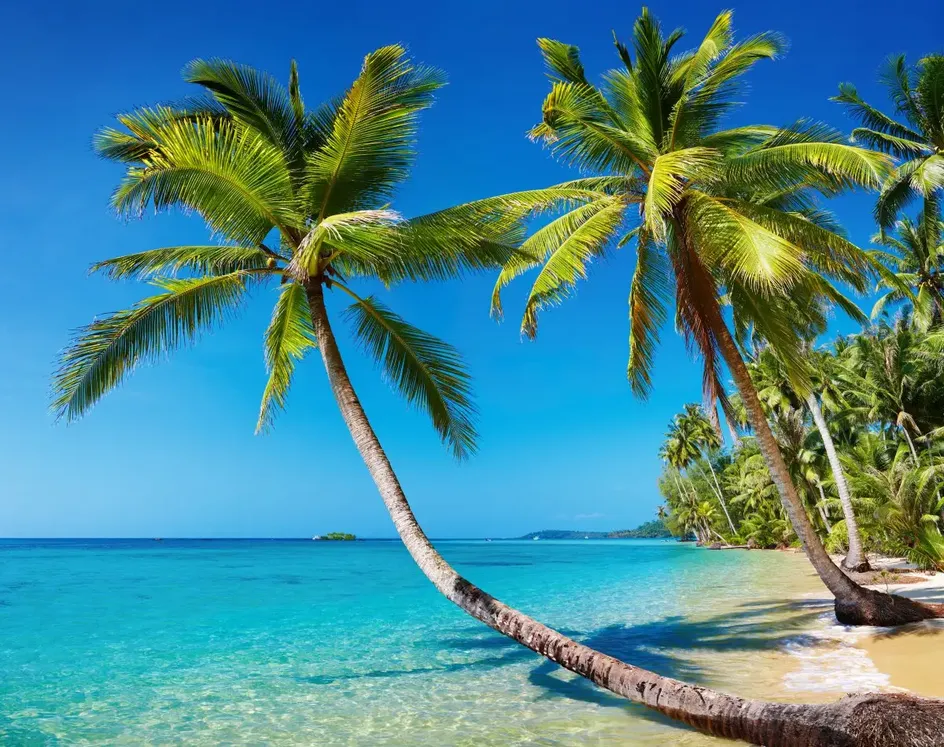
#> input picture 1.webp, 944 x 747 px, shrunk from 1200 x 950 before the run
$ python gamma.py
#> lines starting #> are read from the running program, lines starting #| are printed output that depends on the picture
import cv2
import numpy as np
import matplotlib.pyplot as plt
import math


def gamma(x)->int:
    return 255*math.pow(x/255,5)


img_cv   = cv2.imread('1.webp')
#> img_cv is the input picture: shape (747, 944, 3); mean B, G, R 147.8, 136.1, 72.2
print("img_cv:",img_cv.shape)
#| img_cv: (747, 944, 3)

gray=cv2.cvtColor(img_cv,cv2.COLOR_BGR2GRAY)
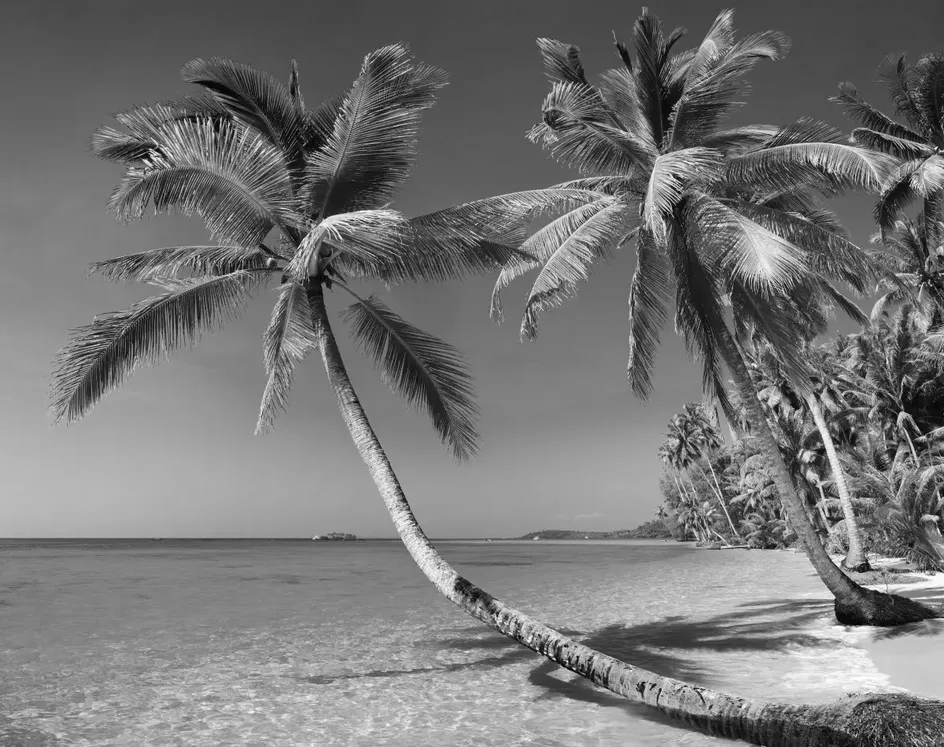
#> gray: shape (747, 944); min 0, max 255, mean 118.3
print("gray:",gray.shape)
#| gray: (747, 944)

img_gammaed = np.zeros((len(gray),len(gray[0])),dtype='uint8')
#> img_gammaed: shape (747, 944); every value is 0
print("img_gammaed:",img_gammaed.shape)
#| img_gammaed: (747, 944)

for i in range(len(gray)):
    for ii in range(len(gray[0])):
        img_gammaed[i][ii] = gamma(gray[i][ii])
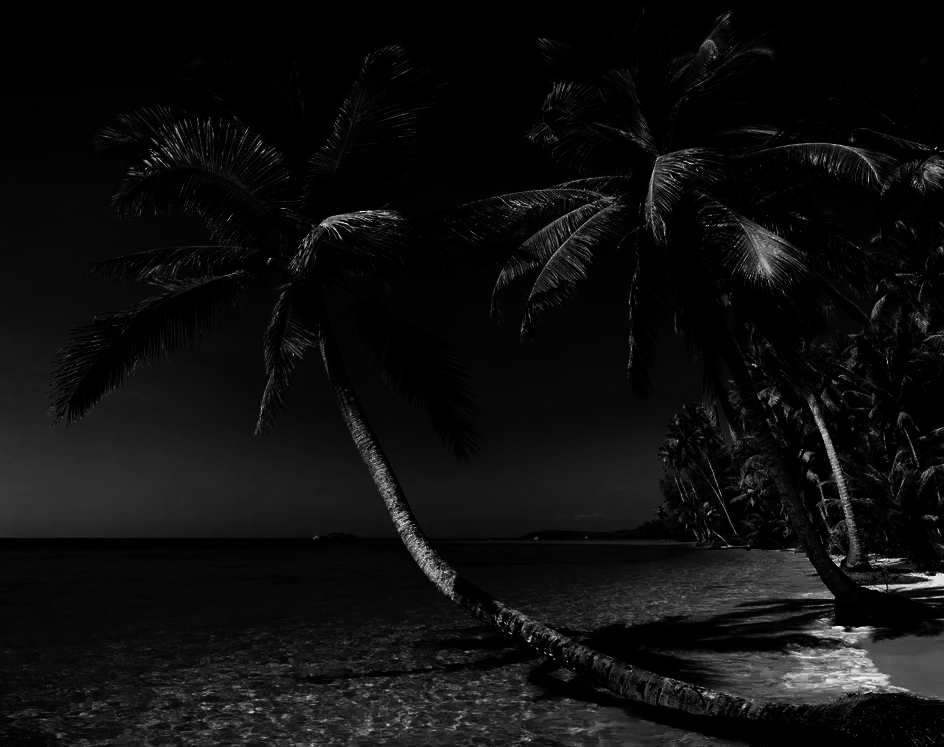
#> img_gammaed: shape (747, 944); min 0, max 255, mean 14.7


index = [i for i in range(256)]
#> index = 256 values from 0 to 255
count = [0 for i in range(256)]
#> count = 256 values from 0 to 0
for i in img_gammaed:
    for ii in i:
        count[ii] += 1
#> after the loop, count = 256 values, max 194720 at index 0, min 0 at index 40, mean 2754.6

print(count)
#> (printed output is left out)

plt.plot(index,count)
plt.show()
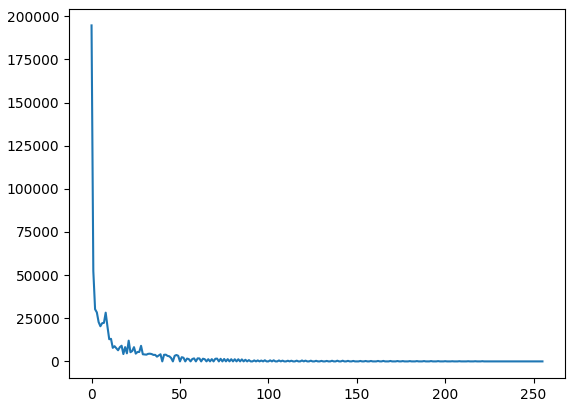
#> figure drawn by matplotlib, 1 panel; curve peaks at x = 0, y = 194720

cv2.imwrite('gamma.jpg',img_gammaed)

index = [i for i in range(256)]
count = [0 for i in range(256)]
#> count = 256 values from 0 to 0
for i in range(256):
    count[i] = gamma(i)
#> after the loop, count = 256 values from 0 to 255


plt.plot(index,count)
plt.show()
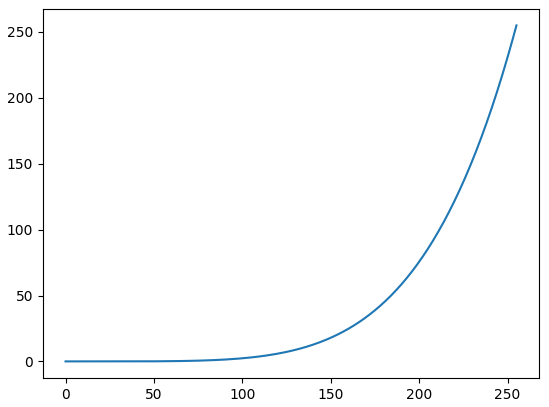
#> figure drawn by matplotlib, 1 panel; curve peaks at x = 255, y = 255

$ run again, with fft_shift.jpg saved as 1.webp
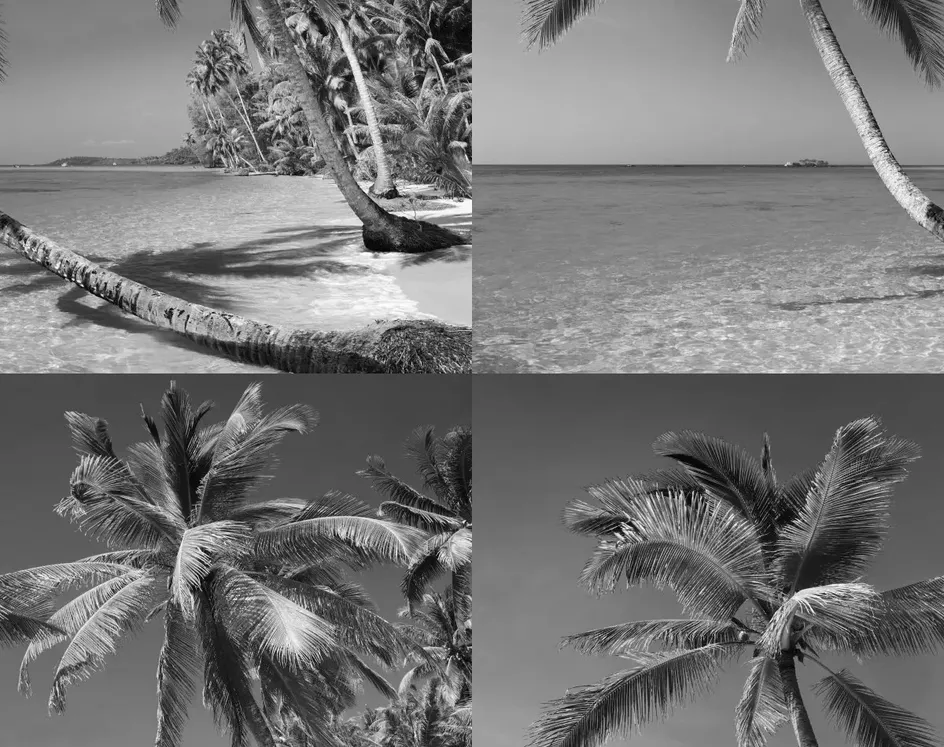
#> input picture fft_shift.jpg, 944 x 747 px, shrunk from 1200 x 950 before the run
#> img_cv is the input picture: shape (747, 944, 3); mean B, G, R 118.3, 118.3, 118.3
#| img_cv: (747, 944, 3)
#| gray: (747, 944)
#| img_gammaed: (747, 944)
#> after the loop `for i in range(len(gray)):`:
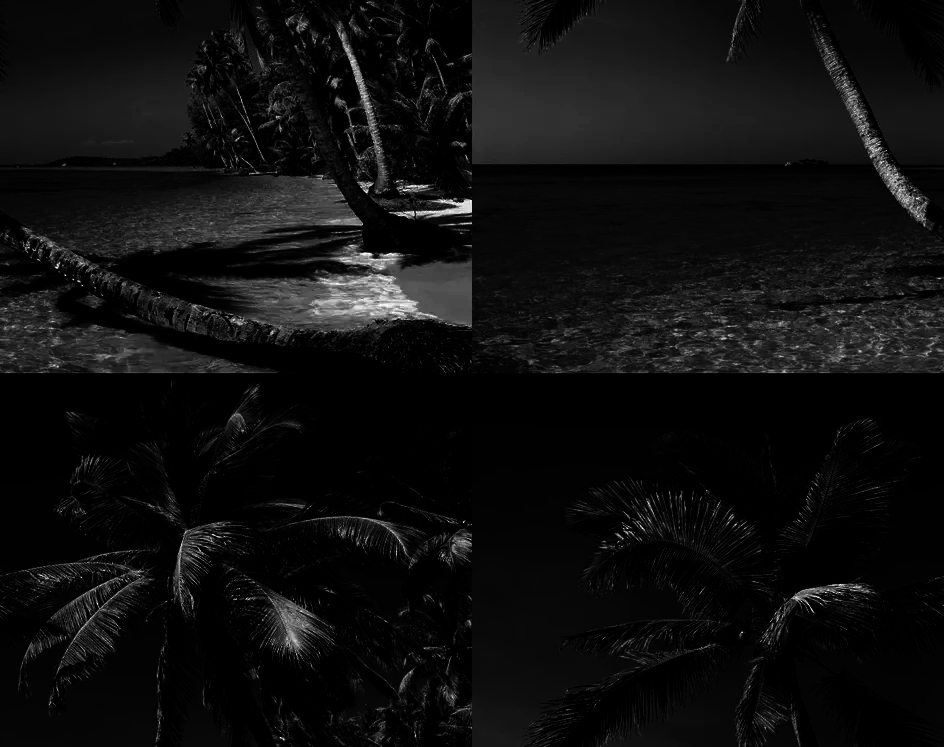
#> img_gammaed: shape (747, 944); min 0, max 255, mean 14.7
#> index = 256 values from 0 to 255
#> `count = [0 for i in range(256)]`: count = 256 values from 0 to 0
#> after the loop `for i in img_gammaed:`: count = 256 values, max 194763 at index 0, min 0 at index 30, mean 2754.6
#> (printed output is left out)
#> `plt.show()`:
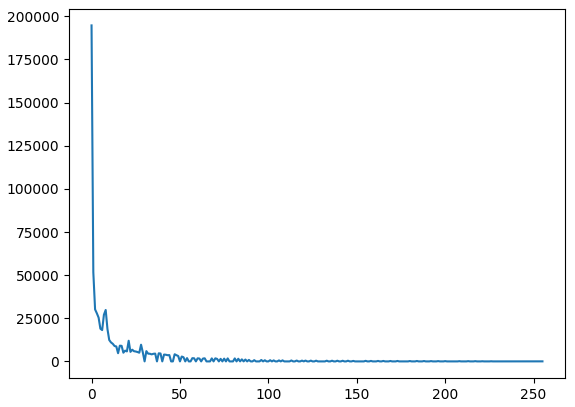
#> figure drawn by matplotlib, 1 panel; curve peaks at x = 0, y = 194763
#> `count = [0 for i in range(256)]`: count = 256 values from 0 to 0
#> after the loop `for i in range(256):`: count = 256 values from 0 to 255
